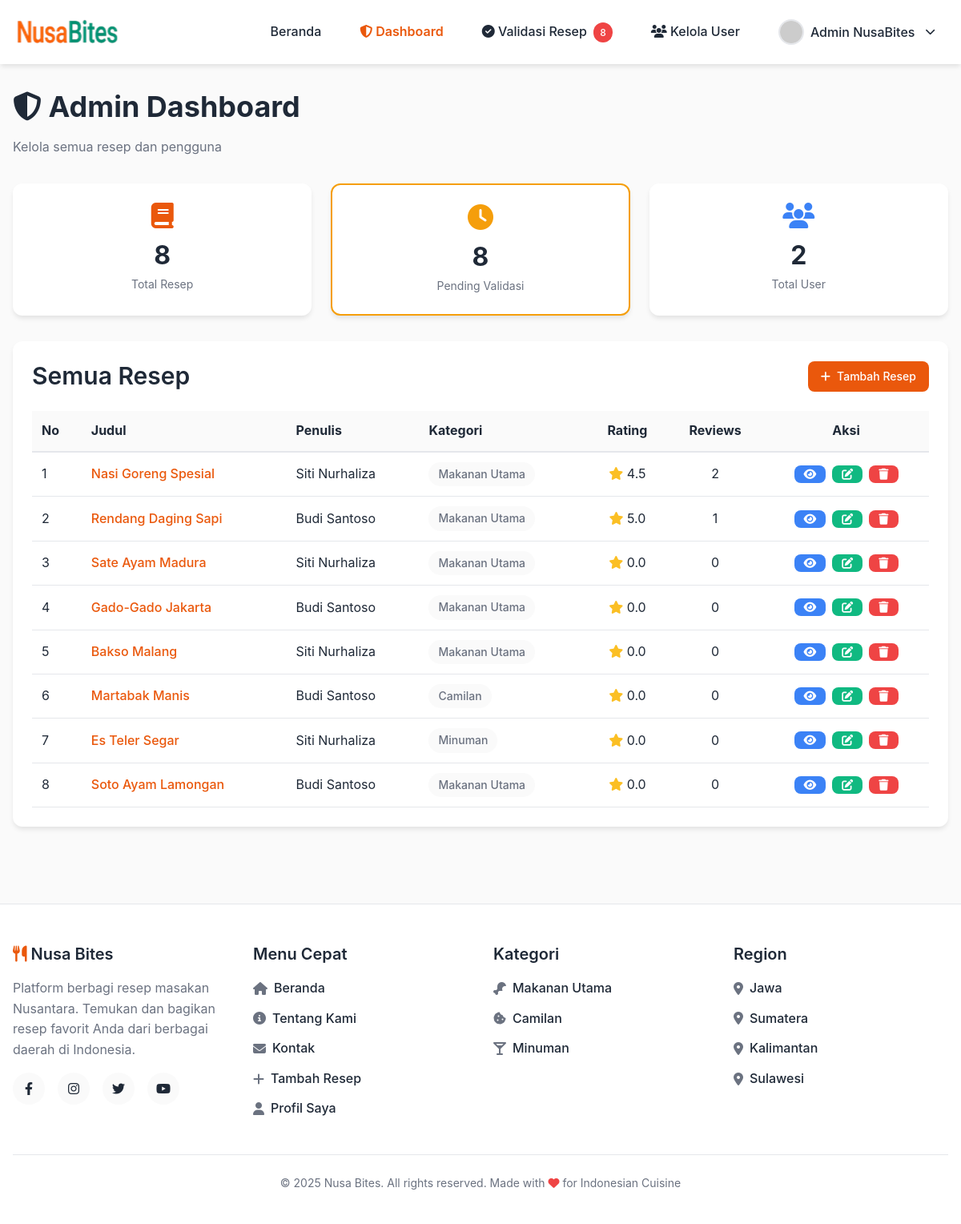
The app's page /pages/admin/admin.php (signed in) with its own data.
### tables this page shows
CREATE TABLE IF NOT EXISTS recipes (
    id INT AUTO_INCREMENT PRIMARY KEY,
    title VARCHAR(200) NOT NULL,
    description TEXT NOT NULL,
    image VARCHAR(500) DEFAULT NULL,
    author_id INT NOT NULL,
    author_name VARCHAR(100) NOT NULL,
    author_avatar VARCHAR(255) DEFAULT NULL,
    cooking_time VARCHAR(50) NOT NULL,
    servings VARCHAR(20) DEFAULT NULL,
    category VARCHAR(50) NOT NULL,
    region VARCHAR(50) NOT NULL,
    rating DECIMAL(3,2) DEFAULT 0.00,
    review_count INT DEFAULT 0,
    status ENUM('pending', 'approved', 'rejected') DEFAULT 'pending',
    rejection_reason TEXT DEFAULT NULL,
    ingredients TEXT NOT NULL,
    steps TEXT NOT NULL,
    created_at TIMESTAMP DEFAULT CURRENT_TIMESTAMP,
    updated_at TIMESTAMP DEFAULT CURRENT_TIMESTAMP ON UPDATE CURRENT_TIMESTAMP,
    FOREIGN KEY (author_id) REFERENCES users(id) ON DELETE CASCADE,
    INDEX idx_category (category),
    INDEX idx_region (region),
    INDEX idx_rating (rating),
    INDEX idx_status (status)
);

### config/functions.php (called while the page is built, shortened)
<?php
function isLoggedIn()
{
    return isset($_SESSION['user_id']);
}
function getCurrentUser()
{
    return [
        'id' => $_SESSION['user_id'],
        'name' => $_SESSION['user_name'],
        'email' => $_SESSION['user_email'],
        'role' => $_SESSION['user_role'],
        'avatar' => $_SESSION['user_avatar']
    ];
}
function isActivePage($pageName)
{
    $currentPage = basename($_SERVER['PHP_SELF']);
    return $currentPage === $pageName ? 'active' : '';
}

### pages/admin/admin.php (the view, shortened to what this page needs)
<?php
require_once '../../config/functions.php';
$user = getCurrentUser();
$conn = getDBConnection();
$stmt = $conn->prepare("SELECT r.*,
                        (SELECT COUNT(*) FROM reviews WHERE recipe_id = r.id) as actual_review_count,
                        (SELECT AVG(rating) FROM reviews WHERE recipe_id = r.id) as actual_rating
                        FROM recipes r ORDER BY r.created_at ASC");
$stmt->execute();
$recipes = $stmt->get_result()->fetch_all(MYSQLI_ASSOC);
$statsQuery = "SELECT
                (SELECT COUNT(*) FROM recipes) as total_recipes,
                (SELECT COUNT(*) FROM recipes WHERE status = 'pending') as pending_recipes,
                (SELECT COUNT(*) FROM users WHERE role = 'user') as total_users";
$statsResult = $conn->query($statsQuery);
$stats = $statsResult->fetch_assoc();
?>
<!DOCTYPE html>
<html lang="id">
<head>
    <link rel="stylesheet" href="../../assets/css/style.css">
    <link rel="stylesheet" href="https://cdnjs.cloudflare.com/ajax/libs/font-awesome/6.4.0/css/all.min.css">
</head>
<body>
    <header class="header">
        <div class="container header-content">
            <a href="../../index.php" class="logo">
                <img src="../../assets/images/logo.png" alt="NusaBites Logo" style="height: 40px;">
            </a>
            <nav class="nav-links">
                <a href="../../index.php" class="<?php echo isActivePage('index.php'); ?>">Beranda</a>
                <a href="admin.php" class="<?php echo isActivePage('admin.php'); ?>"><i class="fas fa-shield-alt"></i> Dashboard</a>
                <a href="approve_recipes.php" class="<?php echo isActivePage('approve_recipes.php'); ?>">
                    <i class="fas fa-check-circle"></i> Validasi Resep
                    <?php if ($stats['pending_recipes'] > 0): ?>
                        <span class="badge" style="background: #ef4444; color: white; padding: 0.2rem 0.5rem; border-radius: 1rem; font-size: 0.75rem; margin-left: 0.25rem;">
                            <?php echo $stats['pending_recipes']; ?>
                        </span>
                    <?php endif; ?>
                </a>
                <a href="manage_users.php" class="<?php echo isActivePage('manage_users.php'); ?>">
                    <i class="fas fa-users"></i> Kelola User
                </a>
                <div class="profile-dropdown">
                    <button class="user-profile-btn" onclick="toggleProfileDropdown(event)">
                        <?php
                        $navAvatar = $user['avatar'];
                        ?>
                        <?php if (!empty($navAvatar)): ?>
                            <img src="<?php echo htmlspecialchars($navAvatar); ?>"
                                alt="<?php echo htmlspecialchars($user['name']); ?>"
                                class="avatar">
                        <?php else: ?>
                            <i class="fas fa-user-circle" style="font-size: 1.5rem;"></i>
                        <?php endif; ?>
                        <span><?php echo htmlspecialchars($user['name']); ?></span>
                        <i class="fas fa-chevron-down" style="font-size: 0.8rem; margin-left: 0.3rem;"></i>
                    </button>
                </div>
            </nav>
        </div>
    </header>
    <div class="container" style="padding: 2rem 1rem;">
        <div style="margin-bottom: 2rem;">
            <h1><i class="fas fa-shield-alt"></i> Admin Dashboard</h1>
            <p class="text-gray">Kelola semua resep dan pengguna</p>
        </div>
        <div style="display: grid; grid-template-columns: repeat(3, 1fr); gap: 1.5rem; margin-bottom: 2rem;">
            <div class="card" style="padding: 1.5rem; text-align: center;">
                <i class="fas fa-book" style="font-size: 2rem; color: var(--color-primary); margin-bottom: 0.5rem;"></i>
                <div style="font-size: 2rem; font-weight: 700; color: var(--color-text-dark);"><?php echo $stats['total_recipes']; ?></div>
                <div class="text-gray text-sm">Total Resep</div>
            </div>
            <a href="approve_recipes.php" class="card" style="padding: 1.5rem; text-align: center; text-decoration: none; <?php echo $stats['pending_recipes'] > 0 ? 'border: 2px solid #f59e0b;' : ''; ?>">
                <i class="fas fa-clock" style="font-size: 2rem; color: #f59e0b; margin-bottom: 0.5rem;"></i>
                <div style="font-size: 2rem; font-weight: 700; color: var(--color-text-dark);"><?php echo $stats['pending_recipes']; ?></div>
                <div class="text-gray text-sm">Pending Validasi</div>
            </a>
            <a href="manage_users.php" class="card" style="padding: 1.5rem; text-align: center; text-decoration: none; cursor: pointer; transition: transform 0.2s;" onmouseover="this.style.transform='translateY(-2px)';this.style.boxShadow='0 4px 6px -1px rgba(0,0,0,0.1)'" onmouseout="this.style.transform='translateY(0)';this.style.boxShadow='0 1px 3px 0 rgba(0,0,0,0.1)'">
                <i class="fas fa-users" style="font-size: 2rem; color: #3b82f6; margin-bottom: 0.5rem;"></i>
                <div style="font-size: 2rem; font-weight: 700; color: var(--color-text-dark);"><?php echo $stats['total_users']; ?></div>
                <div class="text-gray text-sm">Total User</div>
            </a>
        </div>
        <div class="card" style="padding: 1.5rem;">
            <div style="display: flex; justify-content: space-between; align-items: center; margin-bottom: 1.5rem;">
                <h2 style="margin: 0;">Semua Resep</h2>
                <a href="../recipe/add_recipe.php" class="btn btn-primary btn-sm">
                    <i class="fas fa-plus"></i> Tambah Resep
                </a>
            </div>
            <div style="overflow-x: auto;">
                <table style="width: 100%; border-collapse: collapse;">
                    <thead>
                        <tr style="background: var(--color-bg-light); border-bottom: 2px solid var(--color-border);">
                            <th style="padding: 0.75rem; text-align: left;">No</th>
                            <th style="padding: 0.75rem; text-align: left;">Judul</th>
                            <th style="padding: 0.75rem; text-align: left;">Penulis</th>
                            <th style="padding: 0.75rem; text-align: left;">Kategori</th>
                            <th style="padding: 0.75rem; text-align: center;">Rating</th>
                            <th style="padding: 0.75rem; text-align: center;">Reviews</th>
                            <th style="padding: 0.75rem; text-align: center;">Aksi</th>
                        </tr>
                    </thead>
                    <tbody>
                        <?php
                        $no = 1;
                        foreach ($recipes as $recipe):
                        ?>
                            <tr style="border-bottom: 1px solid var(--color-border);">
                                <td style="padding: 0.75rem;"><?php echo $no++; ?></td>
                                <td style="padding: 0.75rem;">
                                    <a href="../recipe/recipe_detail.php?id=<?php echo $recipe['id']; ?>" style="color: var(--color-primary); text-decoration: none; font-weight: 500;">
                                        <?php echo htmlspecialchars($recipe['title']); ?>
                                    </a>
                                </td>
                                <td style="padding: 0.75rem;"><?php echo htmlspecialchars($recipe['author_name']); ?></td>
                                <td style="padding: 0.75rem;">
                                    <span class="badge badge-secondary"><?php echo htmlspecialchars($recipe['category']); ?></span>
                                </td>
                                <td style="padding: 0.75rem; text-align: center;">
                                    <i class="fas fa-star" style="color: #fbbf24;"></i>
                                    <?php echo $recipe['actual_review_count'] > 0 ? number_format($recipe['actual_rating'], 1) : '0.0'; ?>
                                </td>
                                <td style="padding: 0.75rem; text-align: center;"><?php echo $recipe['actual_review_count']; ?></td>
                                <td style="padding: 0.75rem; text-align: center;">
                                    <div style="display: flex; gap: 0.5rem; justify-content: center;">
                                        <a href="../recipe/recipe_detail.php?id=<?php echo $recipe['id']; ?>"
                                            class="btn btn-sm"
                                            style="background: #3b82f6; color: white; padding: 0.25rem 0.75rem;">
                                            <i class="fas fa-eye"></i>
                                        </a>
                                        <a href="../recipe/edit_recipe.php?id=<?php echo $recipe['id']; ?>"
                                            class="btn btn-sm"
                                            style="background: #10b981; color: white; padding: 0.25rem 0.75rem;">
                                            <i class="fas fa-edit"></i>
                                        </a>
                                        <button onclick="confirmDelete(<?php echo $recipe['id']; ?>)"
                                            class="btn btn-sm"
                                            style="background: #ef4444; color: white; padding: 0.25rem 0.75rem; border: none; cursor: pointer;">
                                            <i class="fas fa-trash"></i>
                                        </button>
                                    </div>
                                </td>
                            </tr>
                        <?php endforeach; ?>
                    </tbody>
                </table>
            </div>
        </div>
    </div>
    <?php include '../../includes/footer.php'; ?>
</body>
</html>

### assets/css/style.css (style rules this page uses)
* { margin: 0; padding: 0; box-sizing: border-box; }
:root { --color-primary: #ea580c; --color-primary-dark: #c2410c; --color-secondary: #000000ff; --color-bg-light: #fafafa; --color-bg-white: #ffffff; --color-text-dark: #1f2937; --color-text-gray: #6b7280; --color-text-light: #9ca3af; --color-border: #e5e7eb; --color-success: #10b981; --color-error: #ef4444; --color-warning: #f59e0b; --shadow-sm: 0 1px 2px 0 rgba(0, 0, 0, 0.05); --shadow-md: 0 4px 6px -1px rgba(0, 0, 0, 0.1); --shadow-lg: 0 10px 15px -3px rgba(0, 0, 0, 0.1); --shadow-xl: 0 20px 25px -5px rgba(0, 0, 0, 0.1); }
body { font-family: -apple-system, BlinkMacSystemFont, "Segoe UI", Roboto, "Helvetica Neue", Arial, sans-serif; background-color: var(--color-bg-light); color: var(--color-text-dark); line-height: 1.6; }
h1 { font-size: 2.25rem; font-weight: 700; margin-bottom: 1rem; line-height: 1.2; }
h2 { font-size: 1.875rem; font-weight: 600; margin-bottom: 0.75rem; line-height: 1.3; }
p { margin-bottom: 1rem; }
.container { max-width: 1280px; margin: 0 auto; padding: 0 1rem; }
.header { background: white; color: var(--color-text-dark); padding: 1rem 0; box-shadow: var(--shadow-md); position: sticky; top: 0; z-index: 100; }
.header-content { display: flex; justify-content: space-between; align-items: center; gap: 2rem; }
.logo { display: flex; align-items: center; gap: 0.75rem; text-decoration: none; color: var(--color-primary); font-size: 1.5rem; font-weight: 700; }
.nav-links { display: flex; gap: 1rem; align-items: center; list-style: none; }
.nav-links a { color: var(--color-text-dark); text-decoration: none; padding: 0.5rem 1rem; border-radius: 0.375rem; transition: all 0.2s; font-weight: 500; }
.nav-links a.active { color: var(--color-primary); font-weight: 600; }
.btn { display: inline-flex; align-items: center; justify-content: center; gap: 0.5rem; padding: 0.75rem 1.5rem; border: none; border-radius: 0.5rem; font-size: 1rem; font-weight: 500; cursor: pointer; transition: all 0.2s; text-decoration: none; }
.btn-primary { background-color: var(--color-primary); color: white; }
.btn-sm { padding: 0.5rem 1rem; font-size: 0.875rem; }
.card { background-color: white; border-radius: 0.75rem; box-shadow: var(--shadow-md); overflow: hidden; transition: all 0.3s; }
.badge { display: inline-flex; align-items: center; padding: 0.25rem 0.75rem; border-radius: 9999px; font-size: 0.875rem; font-weight: 500; }
.badge-secondary { background-color: var(--color-bg-light); color: var(--color-text-gray); }
.text-sm { font-size: 0.875rem; }
.text-gray { color: var(--color-text-gray); }
.avatar { width: 2rem; height: 2rem; border-radius: 50%; object-fit: cover; border: 2px solid var(--color-border); }
.profile-dropdown { position: relative; }
.user-profile-btn { display: flex; align-items: center; gap: 0.5rem; padding: 0.5rem 1rem; border-radius: 0.375rem; transition: all 0.2s; background: transparent; border: none; color: var(--color-text-dark); font-weight: 500; font-size: 1rem; cursor: pointer; font-family: inherit; }

### records on screen
recipes: title "Nasi Goreng Spesial", author_name "Siti Nurhaliza", category "Makanan Utama", actual_rating "4.5", actual_review_count "2"
recipes: title "Rendang Daging Sapi", author_name "Budi Santoso", category "Makanan Utama", actual_rating "5.0", actual_review_count "1"
recipes: title "Sate Ayam Madura", author_name "Siti Nurhaliza", category "Makanan Utama", shows "0.0", actual_review_count "0"
recipes: title "Gado-Gado Jakarta", author_name "Budi Santoso", category "Makanan Utama", shows "0.0", actual_review_count "0"
recipes: title "Bakso Malang", author_name "Siti Nurhaliza", category "Makanan Utama", shows "0.0", actual_review_count "0"
recipes: title "Martabak Manis", author_name "Budi Santoso", category "Camilan", shows "0.0", actual_review_count "0"
recipes: title "Es Teler Segar", author_name "Siti Nurhaliza", category "Minuman", shows "0.0", actual_review_count "0"
recipes: title "Soto Ayam Lamongan", author_name "Budi Santoso", category "Makanan Utama", shows "0.0", actual_review_count "0"

### other values on screen
$stats['pending_recipes'] "8"
$user['name'] "Admin NusaBites"
$stats['total_recipes'] "8"
$stats['total_users'] "2"
